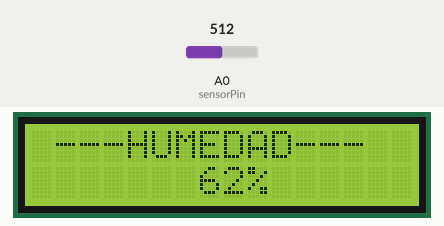
Simulated run of this sketch. Board: Arduino Uno, built with avr-gcc and run on an emulated ATmega328P. On the bench: 16×2 character LCD. The test bench sets the inputs (shaded band); at power-on: A0 (sensorPin) = 512.

Above: at 5.2 s.
5.3 s: A0 (sensorPin) set to 716
At 6.9 s:
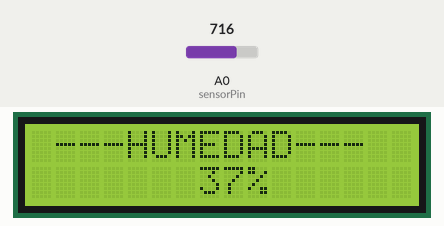
9.4 s: A0 (sensorPin) set to 900
At 11.0 s:
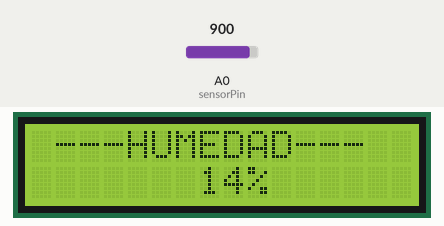
12.7 s: A0 (sensorPin) set to 1023
At 14.0 s:
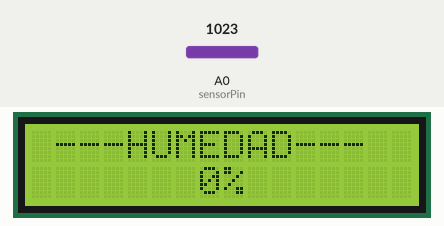
Timing chart, 0 to 15.7 s (numbered marks = the images above; inputs shaded):
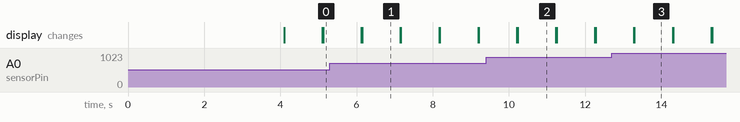

Measured:
- after the input at 5.3 s, the display: first differs from a run without the input after 0.85 s (image 1)
- after the input at 9.4 s, the display: first differs from a run without the input after 0.83 s (image 2)
- after the input at 12.7 s, the display: first differs from a run without the input after 0.59 s (image 3)
- what the display in image 1 shows lasts 1.0 s, from 6.1 s to 7.1 s

The sketch:

Codigo-proyecto_final.ino
```cpp
#include <LiquidCrystal_I2C.h>

// Crear un objeto de la clase LiquidCrystal_I2C para controlar la pantalla LCD
LiquidCrystal_I2C lcd(0x27, 16, 2);

// Definir el pin del sensor de humedad
const int sensorPin = A0;

// Variables para almacenar el valor leído del sensor y el valor porcentual de humedad
int sensorValue = 0;
int percentValue = 0;

void setup() {
  // Inicializar la pantalla LCD
  lcd.init();

  // Encender la luz de fondo de la pantalla LCD
  lcd.backlight();

  // Establecer el cursor en la primera columna y primera fila
  lcd.setCursor(0, 0);

  // Mostrar el mensaje de bienvenida
  lcd.print("Bienvenido.......");

  // Esperar 4 segundos
  delay(4000);

  // Limpiar la pantalla LCD
  lcd.clear();
}

void loop() {
  // Leer el valor analógico del sensor de humedad
  sensorValue = analogRead(sensorPin);

  // Mapear el valor leído del sensor (rango 1023 a 200) a un valor porcentual (rango 0 a 100)
  percentValue = map(sensorValue, 1023, 200, 0, 100);

  // Establecer el cursor en la primera columna y primera fila
  lcd.setCursor(0, 0);

  // Mostrar el título "HUMEDAD"
  lcd.print(" ---HUMEDAD--- ");

  // Establecer el cursor en la séptima columna y segunda fila
  lcd.setCursor(7, 1);

  // Mostrar el valor porcentual de la humedad seguido del símbolo de porcentaje
  lcd.print(percentValue);
  lcd.print("%");

  // Esperar 1 segundo
  delay(1000);

  // Limpiar la pantalla LCD para la próxima lectura
  lcd.clear();
}
```
